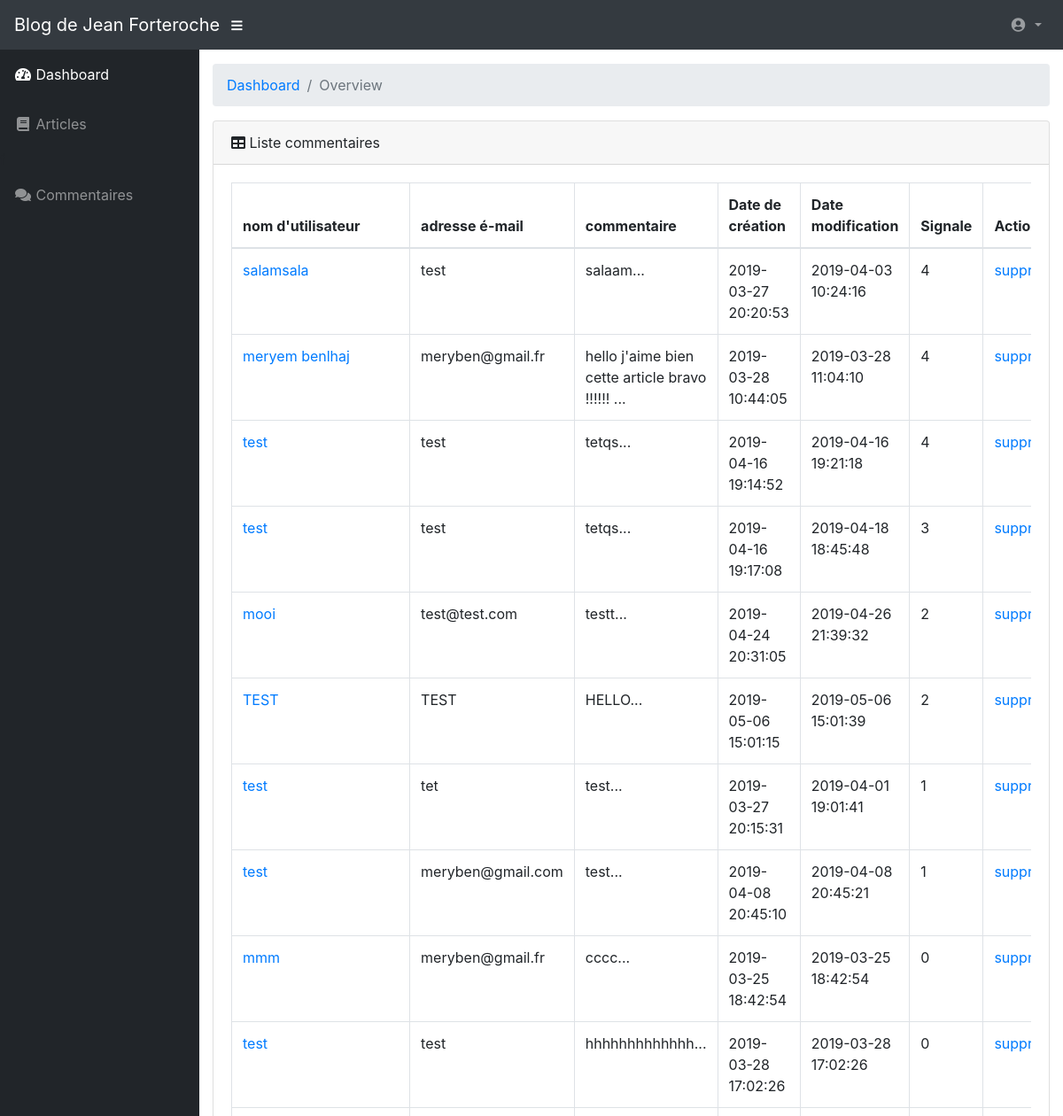
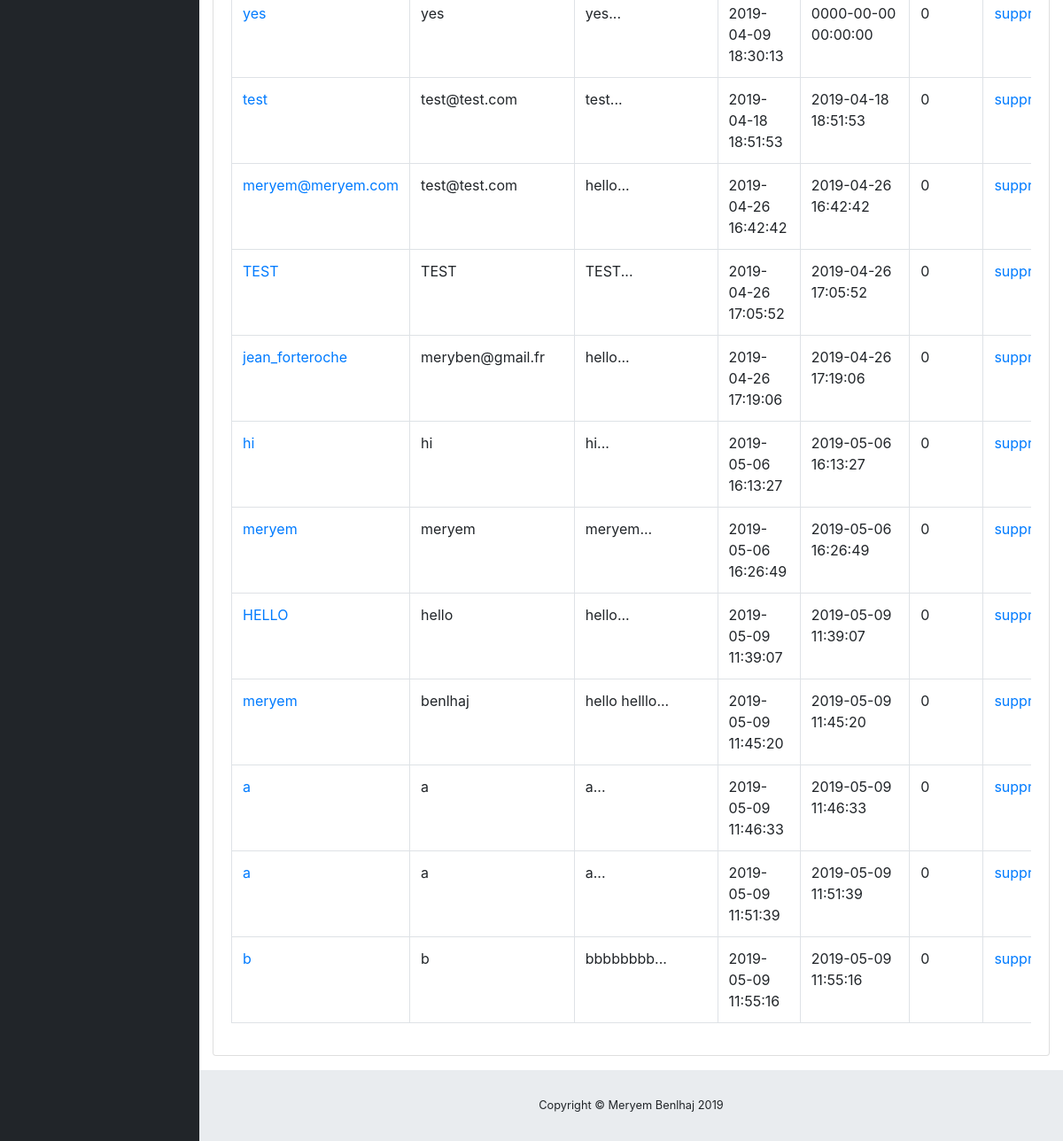
The app's page /index.php?action=list-comments (signed in), older data (2 pictures, top to bottom).
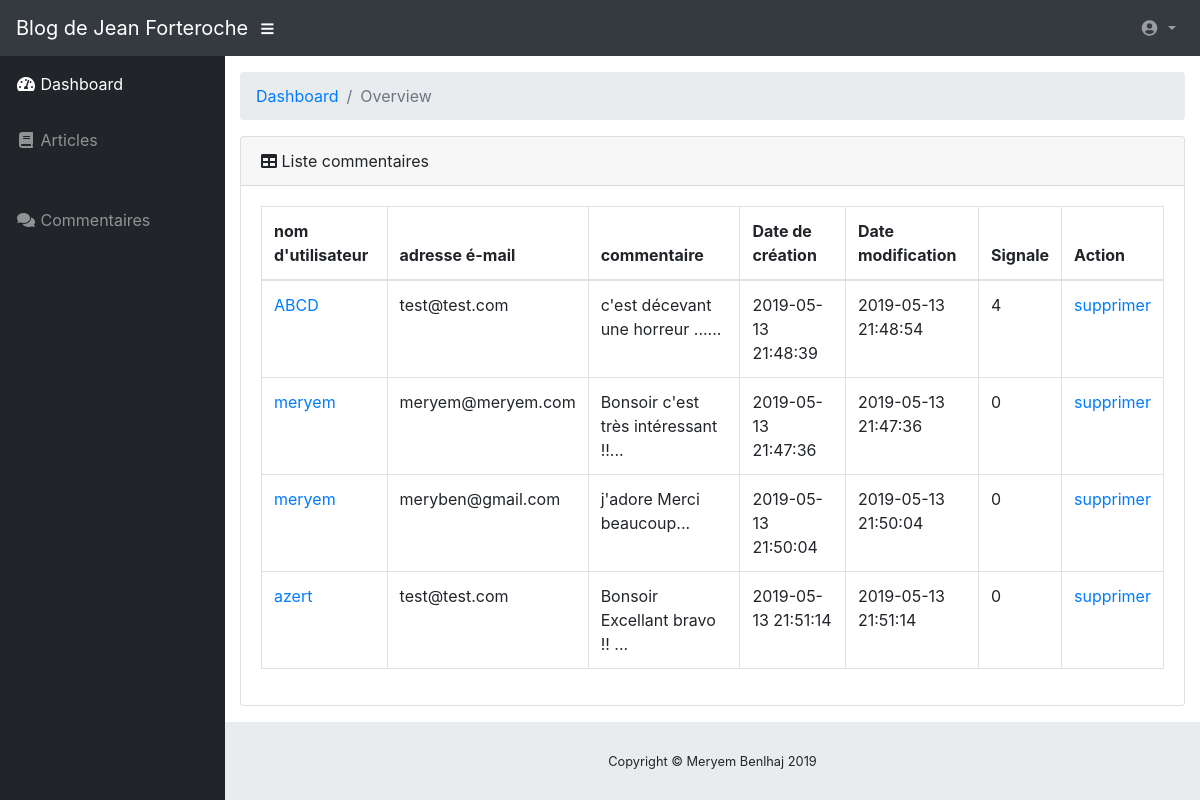
The same page, newer data.
### tables this page shows
CREATE TABLE IF NOT EXISTS `comment` (
  `id` int(11) NOT NULL AUTO_INCREMENT,
  `username` varchar(250) NOT NULL,
  `mail` varchar(250) NOT NULL,
  `comment` text NOT NULL,
  `created` datetime NOT NULL,
  `updated` datetime NOT NULL,
  `post` int(11) NOT NULL,
  `report` int(11) NOT NULL DEFAULT '0',
  PRIMARY KEY (`id`),
  KEY `post` (`post`)
);

### src/Controller/CommentController.php (called while the page is built, shortened)
<?php
class CommentController{
	public function liste(){
		$commentManager = new CommentManager();
		$comments = $commentManager->listAllComments();
		require '..\template\Backend\commentAdmin.php';
	}
}

### public/index.php (called while the page is built, shortened)
<?php
$routes = require '../config/routes.php';
if(!isset($_GET['action'])){
	$action = 'home';
}else{
	$action =  $_GET['action'] ;
}
$route = $routes[$action] ?? ["controller" => ErrorController::class, "method" => "show", "private"=>false];
try {
	$method = $route['method'];
	$object = new $controller();
	$object->{$method}();
} catch(Throwable $e) {
	$object = new ErrorController();
	$object->show($e->getMessage());
}

### src/Manager/Manager.php (called while the page is built, shortened)
<?php
abstract class Manager
{
	public function connect(){
			$this->db = new \PDO ('mysql:host=localhost;dbname=blog', 'root', '');
	}
}

### src/Manager/CommentManager.php (called while the page is built, shortened)
<?php
class CommentManager extends Manager {
	public function listAllComments(){
		$query = $this->db->prepare('SELECT * FROM comment ORDER BY report DESC');
		$query->execute();
		return $query->fetchAll(\PDO::FETCH_CLASS, Comment::class);
	}
}

### src/Model/Comment.php (called while the page is built, shortened)
<?php
class Comment {
	private $id;
	private $username;
	private $mail;
	private $comment;
	private $created;
	private $updated;
	private $post;
    private $report;
    public function getId()
    {
        return $this->id;
    }
    public function getReport()
    {
        return $this->report;
    }
    public function getUsername()
    {
        return $this->username;
    }
    public function getMail()
    {
        return $this->mail;
    }
    public function getComment()
    {
        return $this->comment;
    }
    public function getCreated()
    {
        return $this->created;
    }
    public function getUpdated()
    {
        return $this->updated;
    }
    public function getPost()
    {
        return $this->post;
    }
}

### template/Backend/commentAdmin.php (the view)
<?php require 'header.php'; ?>
  <div id="wrapper">
    <?php require 'sidebar.php'; ?>
    <div id="content-wrapper">
      <div class="container-fluid">
        <ol class="breadcrumb">
          <li class="breadcrumb-item">
            <a href="#">Dashboard</a>
          </li>
          <li class="breadcrumb-item active">Overview</li>
        </ol>
        <div class="card mb-3">
          <div class="card-header">
            <i class="fas fa-table"></i>
            Liste commentaires </div>
          <div class="card-body">
            <div class="table-responsive">
              <table class="table table-bordered" id="dataTable" width="100%" cellspacing="0">
                <thead>
                  <tr>
                    <th>nom d'utilisateur</th>
                    <th>adresse é-mail</th>
                    <th>commentaire</th>
                    <th>Date de création</th>
                    <th>Date modification</th>
                    <th>Signale</th>
                    <th>Action</th>
                  </tr>
                </thead>
                <tbody>
                  <?php foreach ($comments as $comment) { ?>
                   <tr>
                    <td><a href="?action=detailpost&id=<?= $comment->getPost()?>"><?= $comment->getUsername()?></a></td>
                    <td><?= $comment->getMail()?></td>
                    <td><?= substr($comment->getComment(),0,100)  ?>...</td>
                    <td><?= $comment->getCreated()?></td>
                    <td><?= $comment->getUpdated()?></td>
                    <td><?= $comment->getReport()?></td>
                    <td> <a href="?action=deletecomment&id=<?= $comment->getId()?>" >supprimer</a></td>
                  </tr>
                  <?php } ?>
                </tbody>
              </table>
            </div>
          </div>
        </div>
      </div>
      <?php require 'footer.php'; ?>

Row changes from the older to the newer data that the page shows:
removed comment: username "salamsala", mail "test", comment "salaam", created "2019-03-27 20:20:53", updated "2019-04-03 10:24:16", report "4"
removed comment: username "meryem benlhaj", mail "meryben@gmail.fr", comment "hello j'aime bien cette article bravo !!!!!!", created "2019-03-28 10:44:05", updated "2019-03-28 11:04:10", report "4"
removed comment: username "test", mail "test", comment "tetqs", created "2019-04-16 19:14:52", updated "2019-04-16 19:21:18", report "4"
removed comment: username "test", mail "test", comment "tetqs", created "2019-04-16 19:17:08", updated "2019-04-18 18:45:48", report "3"
removed comment: username "mooi", mail "test@test.com", comment "testt", created "2019-04-24 20:31:05", updated "2019-04-26 21:39:32", report "2"
removed comment: username "TEST", mail "TEST", comment "HELLO", created "2019-05-06 15:01:15", updated "2019-05-06 15:01:39", report "2"
removed comment: username "test", mail "tet", comment "test", created "2019-03-27 20:15:31", updated "2019-04-01 19:01:41", report "1"
removed comment: username "test", mail "meryben@gmail.com", comment "test", created "2019-04-08 20:45:10", updated "2019-04-08 20:45:21", report "1"
removed comment: username "mmm", mail "meryben@gmail.fr", comment "cccc", created "2019-03-25 18:42:54", updated "2019-03-25 18:42:54", report "0"
removed comment: username "test", mail "test", comment "hhhhhhhhhhhhh", created "2019-03-28 17:02:26", updated "2019-03-28 17:02:26", report "0"
removed comment: username "yes", mail "yes", comment "yes", created "2019-04-09 18:30:13", updated "0000-00-00 00:00:00", report "0"
removed comment: username "test", mail "test@test.com", comment "test", created "2019-04-18 18:51:53", updated "2019-04-18 18:51:53", report "0"
removed comment: username "meryem@meryem.com", mail "test@test.com", comment "hello", created "2019-04-26 16:42:42", updated "2019-04-26 16:42:42", report "0"
removed comment: username "TEST", mail "TEST", comment "TEST", created "2019-04-26 17:05:52", updated "2019-04-26 17:05:52", report "0"
removed comment: username "jean_forteroche", mail "meryben@gmail.fr", comment "hello", created "2019-04-26 17:19:06", updated "2019-04-26 17:19:06", report "0"
removed comment: username "hi", mail "hi", comment "hi", created "2019-05-06 16:13:27", updated "2019-05-06 16:13:27", report "0"
removed comment: username "meryem", mail "meryem", comment "meryem", created "2019-05-06 16:26:49", updated "2019-05-06 16:26:49", report "0"
removed comment: username "HELLO", mail "hello", comment "hello", created "2019-05-09 11:39:07", updated "2019-05-09 11:39:07", report "0"
removed comment: username "meryem", mail "benlhaj", comment "hello helllo", created "2019-05-09 11:45:20", updated "2019-05-09 11:45:20", report "0"
removed comment: username "a", mail "a", comment "a", created "2019-05-09 11:46:33", updated "2019-05-09 11:46:33", report "0"
removed comment: username "a", mail "a", comment "a", created "2019-05-09 11:51:39", updated "2019-05-09 11:51:39", report "0"
removed comment: username "b", mail "b", comment "bbbbbbbb", created "2019-05-09 11:55:16", updated "2019-05-09 11:55:16", report "0"
added comment: username "ABCD", mail "test@test.com", comment "c'est décevant une horreur ...", created "2019-05-13 21:48:39", updated "2019-05-13 21:48:54", report "4"
added comment: username "meryem", mail "meryem@meryem.com", comment "Bonsoir c'est très intéressant !!", created "2019-05-13 21:47:36", updated "2019-05-13 21:47:36", report "0"
added comment: username "meryem", mail "meryben@gmail.com", comment "j'adore Merci beaucoup", created "2019-05-13 21:50:04", updated "2019-05-13 21:50:04", report "0"
added comment: username "azert", mail "test@test.com", comment "Bonsoir Excellant bravo !!", created "2019-05-13 21:51:14", updated "2019-05-13 21:51:14", report "0"
